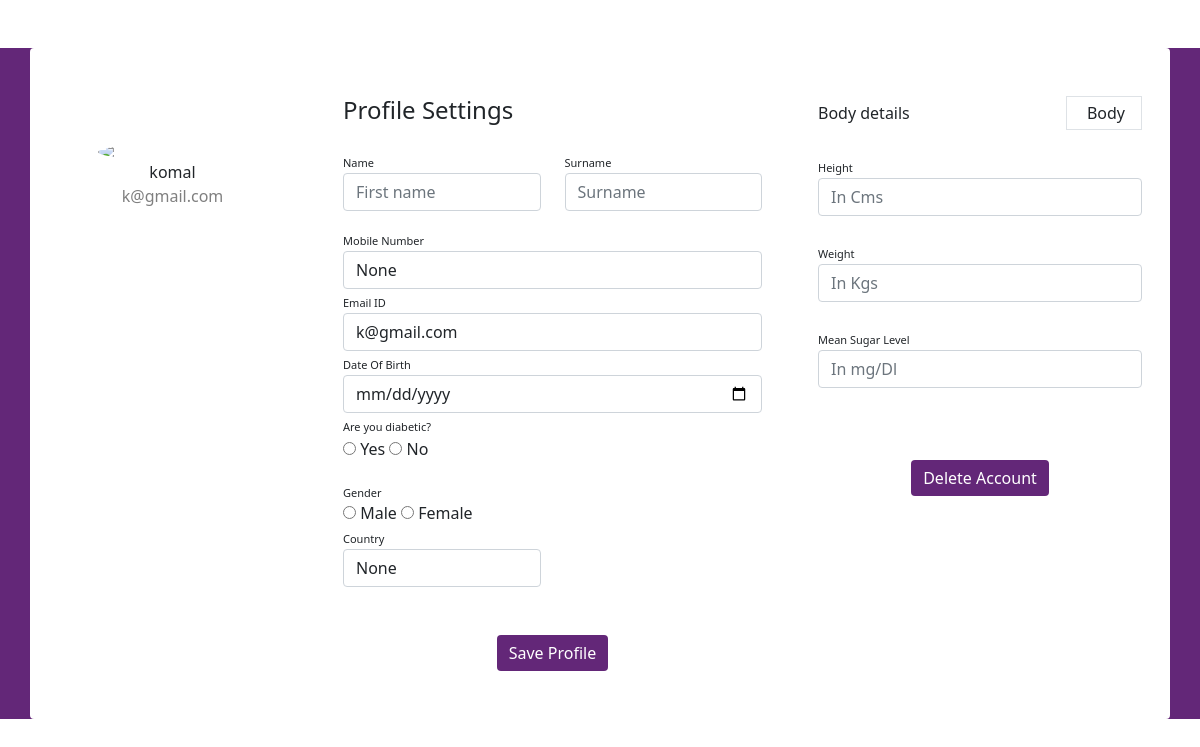
Before: /settings/komal (signed in) with the older database file.
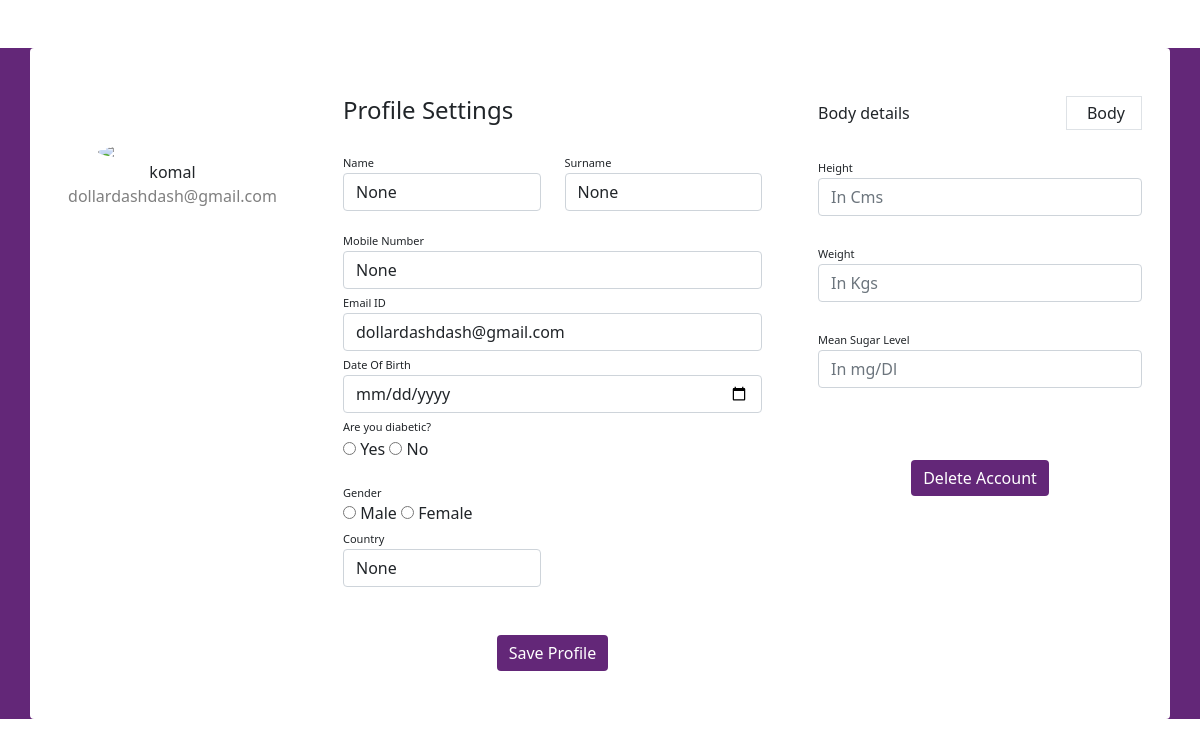
After: the same page with the newer database file.
### oauthen/models.py (models this page shows, shortened)
class User(AbstractUser):
    first_name = models.CharField(max_length=100,null=True)
    last_name = models.CharField(max_length=100,null=True)
    mobile_number = models.CharField(max_length=15,null=True)
    date_of_birth = models.DateField(null=True)
    diabetic = models.BooleanField(null=True)
    gender = models.CharField(max_length=6, choices=[('male', 'Male'), ('female', 'Female')],null=True)
    country = models.CharField(max_length=100,null=True)
    height = models.DecimalField(max_digits=5, decimal_places=2,null=True)
    weight = models.DecimalField(max_digits=5, decimal_places=2,null=True)
    mean_sugar_level = models.DecimalField(max_digits=5, decimal_places=2,null=True)

### oauthen/views.py (the view, shortened to what this page needs)
# urls.py: path('settings/<name>',views.settings_view,name="settings_view"),
@login_required()
def settings_view(request , name):
    try :
        query = User.objects.get(username=name)
    except :
        return redirect(home_view)
    return render(request,'profile.html',context={"user":query})

### templates/profile.html (shortened to what this page needs)
{% extends 'base.html' %}
{% block resources %}
<link rel="stylesheet" href="https://cdn.jsdelivr.net/npm/bootstrap@5.0.0-alpha1/dist/css/bootstrap.min.css">
<link rel="stylesheet" href="https://cdn.jsdelivr.net/npm/bootstrap@5.0.0-alpha1/dist/js/bootstrap.bundle.min.js">
{% endblock %}
{% block content %}
    <form action="{% url 'settings_view' user.username %}" method="post">
        <div class="container rounded bg-white mt-5 mb-5">
            <div class="row">
                <div class="col-md-3 border-right">
                    <div class="d-flex flex-column align-items-center text-center p-3 py-5">
                        <img class="rounded-circle mt-5" width="150px" src="https://st3.depositphotos.com/15648834/17930/v/600/depositphotos_179308454-stock-illustration-unknown-person-silhouette-glasses-profile.jpg">
                        <span class="font-weight-bold">{{ user.username }}</span>
                        <span class="text-black-50">{{ user.email }}</span>
                    </div>
                </div>
                <div class="col-md-5 border-right">
                    <div class="p-3 py-5">
                        <div class="d-flex justify-content-between align-items-center mb-3">
                            <h4 class="text-right">Profile Settings</h4>
                        </div>
                        <div class="row mt-2">
                            <div class="col-md-6">
                                <label class="labels">Name</label>
                                <input type="text" name="first_name" class="form-control" placeholder="First name" value="{{ user.first_name }}">
                            </div>
                            <div class="col-md-6">
                                <label class="labels">Surname</label>
                                <input type="text" name="last_name" class="form-control" placeholder="Surname" value="{{ user.last_name }}">
                            </div>
                        </div>
                        <div class="row mt-3">
                            <div class="col-md-12">
                                <label class="labels">Mobile Number</label>
                                <input type="text" name="mobile_number" class="form-control" placeholder="Enter phone number" value="{{ user.mobile_number }}">
                            </div>
                            <div class="col-md-12">
                                <label class="labels">Email ID</label>
                                <input type="text" name="email" class="form-control" placeholder="Enter email id" value="{{ user.email }}">
                            </div>
                            <div class="col-md-12">
                                <label class="labels">Date Of Birth</label>
                                <input type="date" name="date_of_birth" class="form-control" placeholder="Date Of Birth" value="{{ user.date_of_birth }}">
                            </div>
                            <div class="col-md-12">
                                <label class="labels">Are you diabetic?</label>
                                <div>
                                    <label>
                                        <input type="radio" name="diabetic" value="yes"> Yes
                                    </label>
                                    <label>
                                        <input type="radio" name="diabetic" value="no"> No
                                    </label>
                                </div>
                            </div>
                        </div>
                        <div class="row mt-4">
                            <label class="labels">Gender</label>
                            <div>
                                <label>
                                    <input type="radio" name="gender" value="male"> Male
                                </label>
                                <label>
                                    <input type="radio" name="gender" value="female"> Female
                                </label>
                            </div>
                            <div class="col-md-6">
                                <label class="labels">Country</label>
                                <input type="text" name="country" class="form-control" placeholder="Country" value="{{ user.country }}">
                            </div>
                        </div>
                        <div class="mt-5 text-center">
                            <button class="btn btn-primary profile-button" type="submit">Save Profile</button>
                        </div>
                    </div>
                </div>
                <div class="col-md-4">
                    <div class="p-3 py-5">
                        <div class="d-flex justify-content-between align-items-center experience">
                            <span>Body details</span>
                            <span class="border px-3 p-1 add-experience">
                                &nbsp;Body
                            </span>
                        </div>
                        <br>
                        <div class="col-md-12">
                            <label class="labels">Height</label>
                            <input type="number" name="height" class="form-control" placeholder="In Cms" value="">
                        </div>
                        <br>
                        <div class="col-md-12">
                            <label class="labels">Weight</label>
                            <input type="number" name="weight" class="form-control" placeholder="In Kgs" value="">
                        </div>
                        <br>
                        <div class="col-md-12">
                            <label class="labels">Mean Sugar Level</label>
                            <input type="number" name="mean_sugar_level" class="form-control" placeholder="In mg/Dl" value="">
                        </div>
                        <br>
                        <div class="mt-5 text-center">
                            <a href="{% url 'delete_acct' user.username %}"><button class="btn btn-primary profile-button" type="button">Delete Account</button></a>
                        </div>
                    </div>
                </div>
            </div>
        </div>
    </form>
{% endblock %}

### templates/base.html (shortened to what this page needs)
{% load static %}
<!DOCTYPE html>
<html lang="en">
<head>
    <link rel="stylesheet" href="{% static 'css/bulma.css' %}">
    <link rel="stylesheet" href="{% static 'css/bulma.min.css' %}">
    <link rel="stylesheet" href= "{% static 'css/bulma-rtl.css' %}">
    <link rel="stylesheet" href="{% static 'css/bulma-rtl.min.css' %}">
    {% block resources %}  {% endblock %}
</head>
<body>
    {% block content %}  {% endblock %}
</body>
</html>

### templates/profile.html (style rules this page uses)
body { background: rgb(99, 39, 120) }
.profile-button { background: rgb(99, 39, 120); box-shadow: none; border: none }
.labels { font-size: 11px }

Changed rows visible on the page:
changed User "komal": email "k@gmail.com" → "dollardashdash@gmail.com"; first_name (not shown) → "None"; last_name (not shown) → "None"
